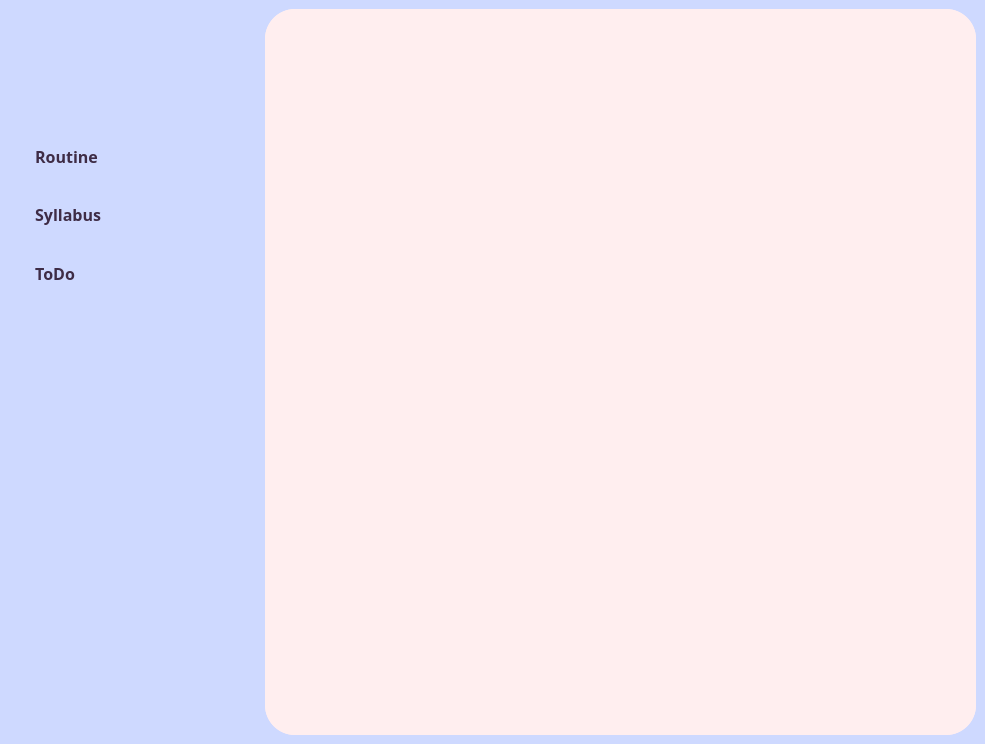
<?xml version="1.0" encoding="UTF-8"?>
<ui version="4.0">
 <class>MainWindow</class>
 <widget class="QMainWindow" name="MainWindow">
  <property name="geometry">
   <rect>
    <x>0</x>
    <y>0</y>
    <width>985</width>
    <height>744</height>
   </rect>
  </property>
  <property name="font">
   <font>
    <family>Segoe UI</family>
   </font>
  </property>
  <property name="windowTitle">
   <string>MainWindow</string>
  </property>
  <property name="styleSheet">
   <string notr="true">QMainWindow{
	background-color:rgb(206, 217, 255)
}</string>
  </property>
  <widget class="QWidget" name="centralwidget">
   <layout class="QHBoxLayout" name="horizontalLayout_3">
    <item>
     <widget class="QWidget" name="sidebar" native="true">
      <property name="sizePolicy">
       <sizepolicy hsizetype="MinimumExpanding" vsizetype="Maximum">
        <horstretch>0</horstretch>
        <verstretch>0</verstretch>
       </sizepolicy>
      </property>
      <property name="maximumSize">
       <size>
        <width>250</width>
        <height>10000</height>
       </size>
      </property>
      <property name="layoutDirection">
       <enum>Qt::LeftToRight</enum>
      </property>
      <property name="styleSheet">
       <string notr="true">QWidget{
	background-color:rgb(206, 217, 255)
}</string>
      </property>
      <layout class="QVBoxLayout" name="verticalLayout_3">
       <property name="leftMargin">
        <number>4</number>
       </property>
       <property name="topMargin">
        <number>4</number>
       </property>
       <property name="rightMargin">
        <number>4</number>
       </property>
       <property name="bottomMargin">
        <number>4</number>
       </property>
       <item>
        <layout class="QHBoxLayout" name="horizontalLayout">
         <property name="spacing">
          <number>20</number>
         </property>
         <property name="topMargin">
          <number>30</number>
         </property>
         <property name="bottomMargin">
          <number>30</number>
         </property>
         <item>
          <spacer name="horizontalSpacer">
           <property name="orientation">
            <enum>Qt::Horizontal</enum>
           </property>
           <property name="sizeHint" stdset="0">
            <size>
             <width>24</width>
             <height>20</height>
            </size>
           </property>
          </spacer>
         </item>
         <item>
          <widget class="QLabel" name="label_2">
           <property name="minimumSize">
            <size>
             <width>50</width>
             <height>50</height>
            </size>
           </property>
           <property name="maximumSize">
            <size>
             <width>50</width>
             <height>50</height>
            </size>
           </property>
           <property name="styleSheet">
            <string notr="true">color:black
</string>
           </property>
           <property name="text">
            <string/>
           </property>
           <property name="pixmap">
            <pixmap resource="resources.qrc">:/images/routineicon.png</pixmap>
           </property>
           <property name="scaledContents">
            <bool>true</bool>
           </property>
          </widget>
         </item>
         <item>
          <spacer name="horizontalSpacer_2">
           <property name="orientation">
            <enum>Qt::Horizontal</enum>
           </property>
           <property name="sizeHint" stdset="0">
            <size>
             <width>32</width>
             <height>20</height>
            </size>
           </property>
          </spacer>
         </item>
        </layout>
       </item>
       <item>
        <layout class="QVBoxLayout" name="verticalLayout">
         <property name="spacing">
          <number>22</number>
         </property>
         <property name="topMargin">
          <number>10</number>
         </property>
         <item>
          <widget class="QPushButton" name="RoutineBut">
           <property name="minimumSize">
            <size>
             <width>30</width>
             <height>20</height>
            </size>
           </property>
           <property name="font">
            <font>
             <family>Algerian</family>
             <pointsize>12</pointsize>
             <italic>false</italic>
             <bold>true</bold>
            </font>
           </property>
           <property name="styleSheet">
            <string notr="true">QPushButton{
	padding:6px;
	border:none;
	text-align:left;
	font:bold;
	color:rgb(62, 44, 70);
	padding-left:18px;
	border-radius:16px;
}
QPushButton:checked{
	background-color:rgb(254, 255, 244);
	color:rgb(43, 48, 44)
}</string>
           </property>
           <property name="text">
            <string> Routine</string>
           </property>
           <property name="icon">
            <iconset resource="resources.qrc">
             <normaloff>:/images/tableicon.png</normaloff>:/images/tableicon.png</iconset>
           </property>
           <property name="iconSize">
            <size>
             <width>38</width>
             <height>38</height>
            </size>
           </property>
           <property name="checkable">
            <bool>true</bool>
           </property>
           <property name="autoExclusive">
            <bool>true</bool>
           </property>
          </widget>
         </item>
         <item>
          <widget class="QPushButton" name="SyllabusBut">
           <property name="minimumSize">
            <size>
             <width>30</width>
             <height>20</height>
            </size>
           </property>
           <property name="font">
            <font>
             <family>Algerian</family>
             <pointsize>12</pointsize>
             <italic>false</italic>
             <bold>true</bold>
            </font>
           </property>
           <property name="styleSheet">
            <string notr="true">QPushButton{
	padding:7px;
	border:none;
	text-align:left;
	font:bold;
	color:rgb(62, 44, 70);
	padding-left:18px;
	border-radius:16px;
}
QPushButton:checked{
	background-color:rgb(254, 255, 244);
	color:rgb(43, 48, 44)
}</string>
           </property>
           <property name="text">
            <string> Syllabus</string>
           </property>
           <property name="icon">
            <iconset resource="resources.qrc">
             <normaloff>:/images/syllabusicon.png</normaloff>:/images/syllabusicon.png</iconset>
           </property>
           <property name="iconSize">
            <size>
             <width>34</width>
             <height>34</height>
            </size>
           </property>
           <property name="checkable">
            <bool>true</bool>
           </property>
           <property name="autoExclusive">
            <bool>true</bool>
           </property>
          </widget>
         </item>
         <item>
          <widget class="QPushButton" name="ToDoBut">
           <property name="minimumSize">
            <size>
             <width>40</width>
             <height>30</height>
            </size>
           </property>
           <property name="font">
            <font>
             <family>Algerian</family>
             <pointsize>12</pointsize>
             <italic>false</italic>
             <bold>true</bold>
            </font>
           </property>
           <property name="styleSheet">
            <string notr="true">QPushButton{
	padding:7px;
	border:none;
	text-align:left;
	font:bold;
	color:rgb(62, 44, 70);
	padding-left:18px;
	border-radius:16px;
}
QPushButton:checked{
	background-color:rgb(254, 255, 244);
	color:rgb(43, 48, 44)
}</string>
           </property>
           <property name="text">
            <string> ToDo</string>
           </property>
           <property name="icon">
            <iconset resource="resources.qrc">
             <normaloff>:/images/todolisticon.png</normaloff>:/images/todolisticon.png</iconset>
           </property>
           <property name="iconSize">
            <size>
             <width>34</width>
             <height>34</height>
            </size>
           </property>
           <property name="checkable">
            <bool>true</bool>
           </property>
           <property name="autoExclusive">
            <bool>true</bool>
           </property>
          </widget>
         </item>
         <item>
          <spacer name="verticalSpacer">
           <property name="orientation">
            <enum>Qt::Vertical</enum>
           </property>
           <property name="sizeHint" stdset="0">
            <size>
             <width>20</width>
             <height>40</height>
            </size>
           </property>
          </spacer>
         </item>
        </layout>
       </item>
      </layout>
     </widget>
    </item>
    <item>
     <widget class="QStackedWidget" name="stackedWidget">
      <property name="styleSheet">
       <string notr="true">QWidget{
background-color:rgb(255, 238, 239);
border-radius:30px
}</string>
      </property>
      <widget class="QWidget" name="RoutinePage"/>
      <widget class="QWidget" name="ToDoPage">
       <layout class="QVBoxLayout" name="verticalLayout_2">
        <property name="spacing">
         <number>10</number>
        </property>
        <property name="leftMargin">
         <number>22</number>
        </property>
        <property name="topMargin">
         <number>20</number>
        </property>
        <property name="rightMargin">
         <number>30</number>
        </property>
        <property name="bottomMargin">
         <number>20</number>
        </property>
        <item>
         <layout class="QHBoxLayout" name="horizontalLayout_4">
          <item>
           <widget class="QLineEdit" name="tasktextbox">
            <property name="minimumSize">
             <size>
              <width>300</width>
              <height>50</height>
             </size>
            </property>
            <property name="font">
             <font>
              <family>Arial Black</family>
              <pointsize>10</pointsize>
              <bold>true</bold>
             </font>
            </property>
            <property name="styleSheet">
             <string notr="true">QLineEdit{
background:rgb(255, 251, 251);
border: 2px solid gray;
 border-radius: 10px;
}</string>
            </property>
           </widget>
          </item>
          <item>
           <widget class="QPushButton" name="AddTaskBut">
            <property name="minimumSize">
             <size>
              <width>90</width>
              <height>50</height>
             </size>
            </property>
            <property name="styleSheet">
             <string notr="true">border: 2px solid gray;
border-radius: 10px;
background-color:rgb(255, 255, 255);
font:bold;
color:black;
</string>
            </property>
            <property name="text">
             <string>AddTask</string>
            </property>
           </widget>
          </item>
         </layout>
        </item>
        <item>
         <widget class="QListWidget" name="listWidget">
          <property name="font">
           <font>
            <family>Arial Black</family>
            <pointsize>10</pointsize>
            <bold>true</bold>
           </font>
          </property>
          <property name="styleSheet">
           <string notr="true">QListWidget{
padding-top:10px;
padding-left:10px;
background:rgb(255, 251, 251);
border: 2px solid gray;
 border-radius: 25px;
}</string>
          </property>
         </widget>
        </item>
        <item>
         <layout class="QHBoxLayout" name="horizontalLayout_2">
          <item>
           <spacer name="horizontalSpacer_3">
            <property name="orientation">
             <enum>Qt::Horizontal</enum>
            </property>
            <property name="sizeHint" stdset="0">
             <size>
              <width>40</width>
              <height>20</height>
             </size>
            </property>
           </spacer>
          </item>
          <item>
           <widget class="QPushButton" name="DeleteTaskBut">
            <property name="minimumSize">
             <size>
              <width>120</width>
              <height>45</height>
             </size>
            </property>
            <property name="maximumSize">
             <size>
              <width>1000</width>
              <height>800</height>
             </size>
            </property>
            <property name="styleSheet">
             <string notr="true">border: 2px solid gray;
border-radius: 10px;
background-color:rgb(255, 255, 255);
font:bold;
color:black;
</string>
            </property>
            <property name="text">
             <string>Delete Task</string>
            </property>
           </widget>
          </item>
          <item>
           <widget class="QPushButton" name="DeleteAllTasksBut">
            <property name="minimumSize">
             <size>
              <width>120</width>
              <height>45</height>
             </size>
            </property>
            <property name="maximumSize">
             <size>
              <width>1000</width>
              <height>800</height>
             </size>
            </property>
            <property name="styleSheet">
             <string notr="true">border: 2px solid gray;
border-radius: 10px;
background-color:rgb(255, 255, 255);
font:bold;
color:black;
</string>
            </property>
            <property name="text">
             <string>Delete All Tasks</string>
            </property>
           </widget>
          </item>
         </layout>
        </item>
       </layout>
      </widget>
      <widget class="QWidget" name="SyllabusPage"/>
     </widget>
    </item>
   </layout>
  </widget>
 </widget>
 <resources>
  <include location="resources.qrc"/>
 </resources>
 <connections/>
</ui>
